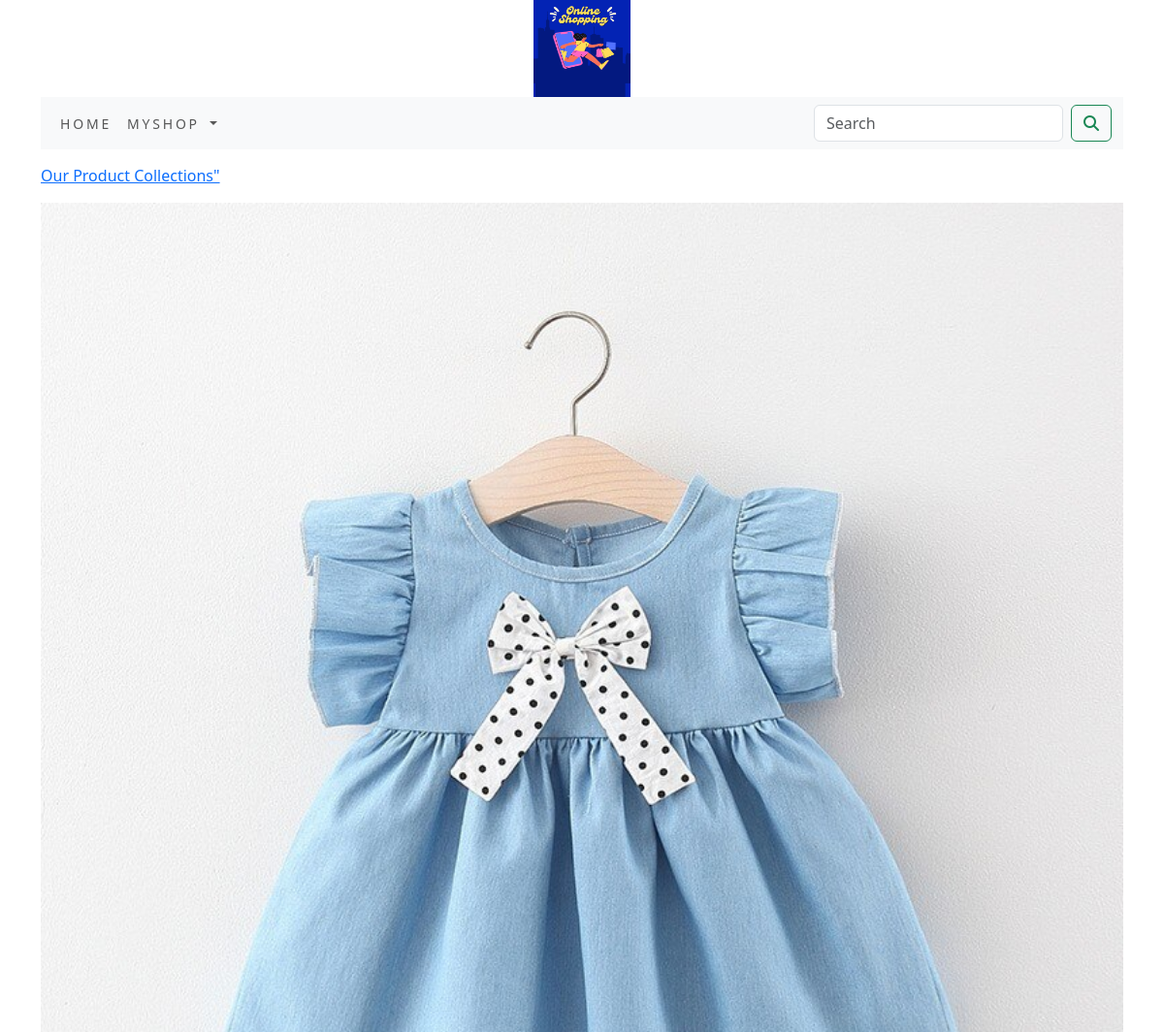
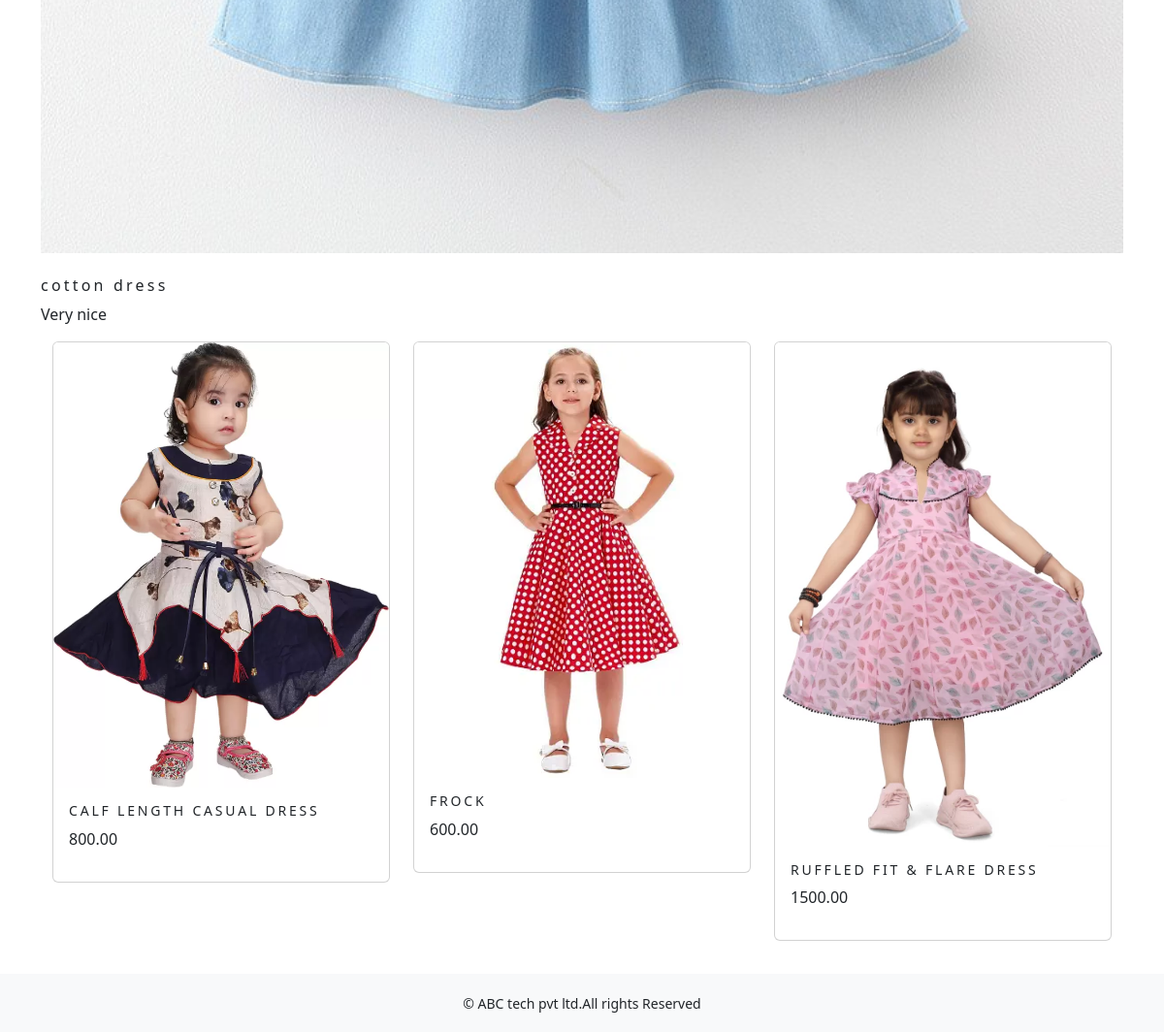
The page /myshop/cotton-dress/ on the database its author committed (2 pictures, top to bottom).
### myshop/models.py (models this page shows, shortened)
class Category(models.Model):
    name=models.CharField(max_length=250,unique=True)
    slug=models.SlugField(max_length=250,unique=True)
    description=models.TextField(blank=True)
    image=models.ImageField(upload_to='category',blank=True)
    class Meta:
        ordering=('name',)
        verbose_name='category'
        verbose_name_plural='categories'
    def get_url(self):
        return reverse('myshop:product_by_category',args=[self.slug])

class Product(models.Model):
    name=models.CharField(max_length=250,unique=True)
    slug=models.SlugField(max_length=250,unique=True)
    description=models.TextField(blank=True)
    price=models.DecimalField(max_digits=10,decimal_places=2)
    category=models.ForeignKey(Category,on_delete=models.CASCADE)
    image=models.ImageField(upload_to='product',blank=True)
    stock=models.IntegerField()
    available=models.BooleanField(default=True)
    created=models.DateTimeField(auto_now_add=True)
    updated=models.DateTimeField(auto_now=True)
    def get_url(self):
       return reverse('myshop:prodCatdetail',args=[self.category.slug,self.slug])
    class Meta:
        ordering=('name',)
        verbose_name='product'
        verbose_name_plural='products'

### myshop/views.py (the view)
# urls.py: path('',views.allProdCat,name='allProdCat'),
def allProdCat(request,c_slug=None):
    c_page=None
    products_list=None
    if c_slug!=None:
        c_page=get_object_or_404(Category,slug=c_slug)
        products_list=Product.objects.all().filter(category=c_page,available=True)
    else:
        products_list=Product.objects.all().filter(available=True)
    paginator=Paginator(products_list,6)
    try:
        page=int(request.GET.get('page','1'))
    except:
        page=1
    try:
        products=paginator.page(page)
    except (EmptyPage,InvalidPage):
        products=paginator.page(paginator.num_pages)
    return render(request,"category.html",{'category':c_page,'products':products})

### cart/context_processors.py (called while the page is built)
def counter(request):
    item_count=0
    if 'admin' in request.path:
        return {}
    else:
        try:
            cart=Cart.objects.filter(cart_id=_cart_id(request))
            cart_items=CartItem.objects.all().filter(cart=cart[:1])
            for cart_item in cart_items:
                item_count += cart_item.quantity
        except Cart.DoesNotExist:
            item_count =0
    return dict(item_count=item_count)

### cart/views.py (called while the page is built)
def _cart_id(request):
    cart=request.session.session_key
    if not cart:
        cart=request.session.create()
    return cart

### myshop/context_processors.py (called while the page is built)
def menu_links(request):
    links=Category.objects.all()
    return dict(links=links)

### templates/category.html (shortened to what this page needs)
{% extends 'base.html' %}
{% load static %}
{% block content %}
{% if category %}
    <div>
        <div class="row my_row_class">
            <div class="mx-auto">
                <p><a href="{% url 'myshop:allProdCat' %}">Our Product Collections"</a></p>
        </div>
             </div>
    </div>
    {% endif %}
<div class="mx_auto">
    {% if category %}
        <img class="my_image" src="{{category.image.url}}" alt="{{category.name}}">
</div>
    <br>
<div>
        <h1 class="text_center my_title">{{category.name}}</h1>
        <p class="text_justify">{{category.description}}</p>
</div>
     {% endif %}
<div class="container">
    <div class="row mx_auto">
        {% for product in products.object_list %}
        <div class="my_bottom_margin col-9 col-sm-12 col-md-4 xol-lg-4">
            <div class="card text_center" style="min-width:18rem;">
                <a href="{{product.get_url}}"><img class="card-img-top my_image" src="{{product.image.url}}" alt="{{product.name}}"></a>
            <div class="card-body">
                <h4>{{product.name}}</h4>
                <p>{{product.price}}</p>
            </div>
            </div>
        </div>
        {% endfor %}
    </div>
    <br>
</div>
{% endblock %}

### static/css/custom.css (style rules this page uses)
body { font-family: 'Wix Madefor Text', sans-serif; }
.my_row_class { padding-top :15px; }
.my_image { width:100%; height:auto; }
.my_title { font-size:16px; text_transform:uppercase; letter-spacing:.2em; }
.my_bottom_margin { margin-bottom:10px; }
.card-body h4 { font-size:14px; text-transform:uppercase; letter-spacing:.2em }

### rows shown on the page
Category: image (picture), name "cotton dress", description "Very nice"
Product: image (picture), name "CALF LENGTH CASUAL DRESS", price "800.00"
Product: image (picture), name "FROCK", price "600.00"
Product: image (picture), name "RUFFLED FIT & FLARE DRESS", price "1500.00"
